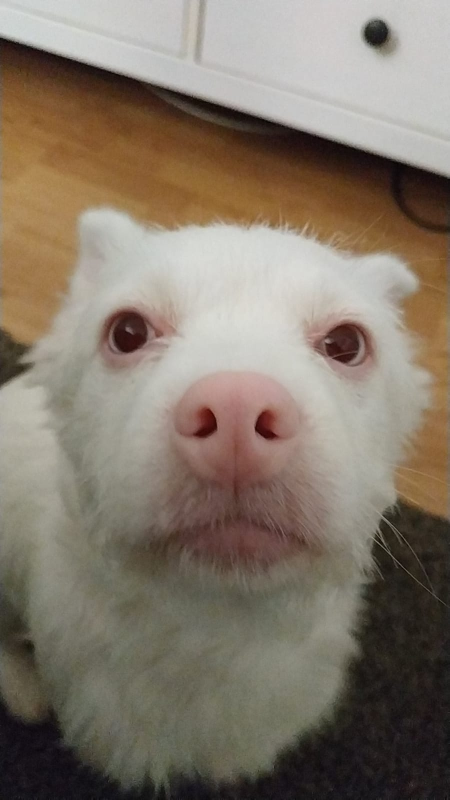
#> input picture capítulo3/La_verdadera_y_única_Reina_de_España.jpeg, 899 x 1599 px (shown at 1/2 size)
$ python BoundingFigures.py 'La_verdadera_y_única_Reina_de_España.jpeg'
#> lines starting #> are read from the running program, lines starting #| are printed output that depends on the picture; after the words box and inside, x2 and y2 are one past the last pixel; in counts of white or black regions, pixels touching at a corner belong together
import numpy as np
import cv2
import sys

from RandomBlobGenerator import generate_blob


#Generates a random complex image made from conics
if len(sys.argv) == 1:
    generate_blob()
    name = "blob.png"
else:
    name = sys.argv[1]

img = cv2.imread(name, cv2.IMREAD_UNCHANGED)
#> img is the input picture: shape (1599, 899, 3); mean B, G, R 106.2, 119.9, 131.4

img = cv2.pyrDown(img)
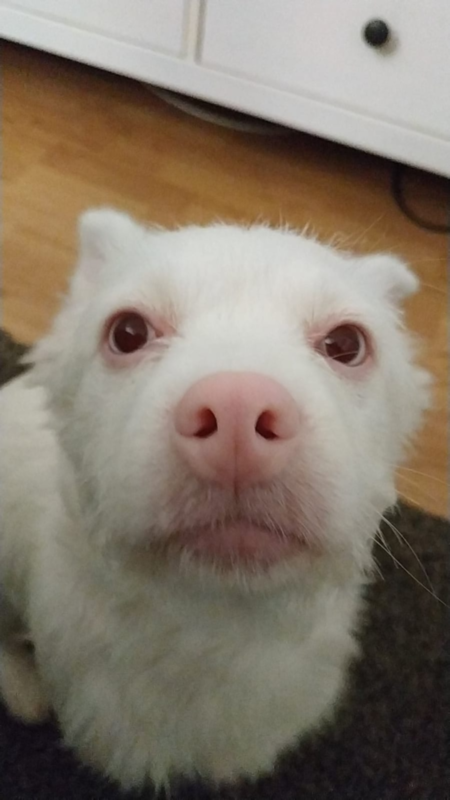
#> img: shape (800, 450, 3); mean B, G, R 106.2, 119.9, 131.4

ret, thresh = cv2.threshold(cv2.cvtColor(img, cv2.COLOR_BGR2GRAY), 127, 255, cv2.THRESH_BINARY)
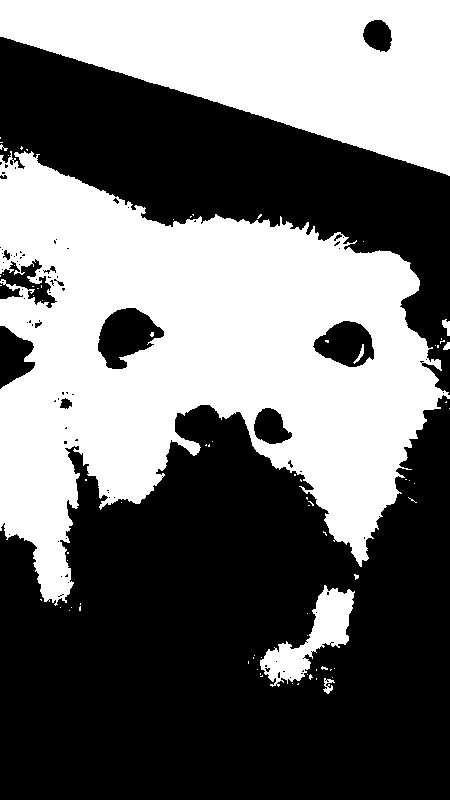
#> thresh: shape (800, 450); 44.2% white; 78 white regions (70 under 20 px)

contours, hier = cv2.findContours(thresh, cv2.RETR_EXTERNAL, cv2.CHAIN_APPROX_SIMPLE)
#> contours = 75 contours, 69 with area under 20; largest, box (x1, y1, x2, y2) and area: (0, 151, 450, 606) 112652, (0, 0, 450, 176) 46974, (260, 585, 355, 687) 3344, (323, 678, 335, 694) 61, (442, 319, 450, 336) 59, (443, 342, 450, 350) 28

for c in contours:
    #find bounding box coordinates
    x, y, w ,h = cv2.boundingRect(c)
    cv2.rectangle(img, (x, y), (x+w, y+h), (255, 255, 0), 2)

    #find minimum area
    rect = cv2.minAreaRect(c)
    box = cv2.boxPoints(rect)
    #normalize coordinates to integers
    box = np.int0(box)
    #draw contours
    cv2.drawContours(img, [box], 0, (0, 0, 255), 3)

    #calculate center and radius of minimum enclosing circle
    (x, y), radius = cv2.minEnclosingCircle(c)
    # cast to int
    center = (int(x), int(y))
    radius = int(radius)
    #draw the circle
    img = cv2.circle(img, center, radius, (0, 255, 255), 2)
#> this loop made 75 passes
#> (w, h, rect, box, radius) on passes 2, 5, 8, 12, 13, 14: (1, 1, ((292, 683), (0, 0), -90), [[292, 683], [292, 683], [292, 683], [292, 683]], 0), (1, 1, ((332, 677), (0, 0), -90), [[332, 677], [332, 677], [332, 677], [332, 677]], 0), (1, 1, ((307, 674), (0, 0), -90), [[307, 674], [307, 674], [307, 674], [307, 674]], 0), (1, 1, ((257, 669), (0, 0), -90), [[257, 669], [257, 669], [257, 669], [257, 669]], 0), (1, 1, ((334, 668), (0, 0), -90), [[334, 668], [334, 668], [334, 668], [334, 668]], 0), (7, 4, ((324, 668.1), (2.85, 6.32), -71.57), [[326, 670], [320, 668], [321, 665], [327, 667]], 3)
#> (c, w, h, rect, box, radius) on passes 4, 9, 10, 11: ([[316, 678], [316, 679]], 1, 2, ((316, 678.5), (1, 0), -90), [[316, 679], [316, 679], [316, 678], [316, 678]], 0), ([[260, 673], [260, 674]], 1, 2, ((260, 673.5), (1, 0), -90), [[260, 674], [260, 674], [260, 673], [260, 673]], 0), ([[330, 669], [330, 670], [331, 669]], 2, 2, ((330.2, 669.3), (1.41, 0.707), -45), [[330, 670], [329, 669], [330, 668], [331, 669]], 0), ([[316, 669], [316, 670]], 1, 2, ((316, 669.5), (1, 0), -90), [[316, 670], [316, 670], [316, 669], [316, 669]], 0)
#> pass 3, `img = cv2.circle(img, center, radius, (0, 255, 255), 2)`:
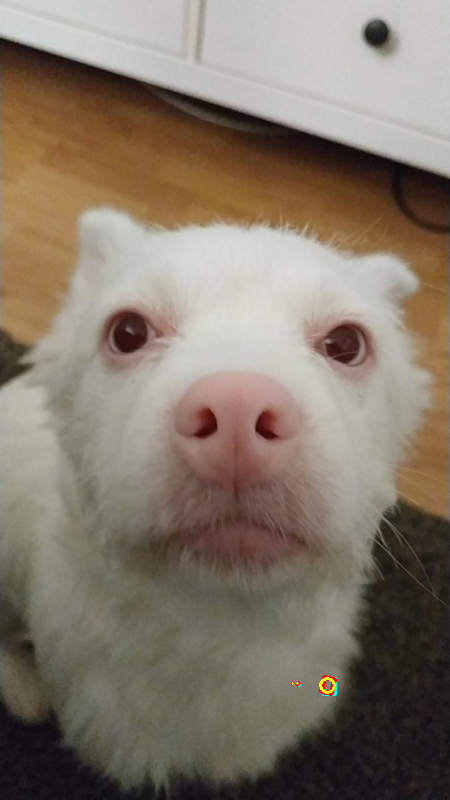
#> img: shape (800, 450, 3); mean B, G, R 106.1, 119.9, 131.5
#> after the loop:
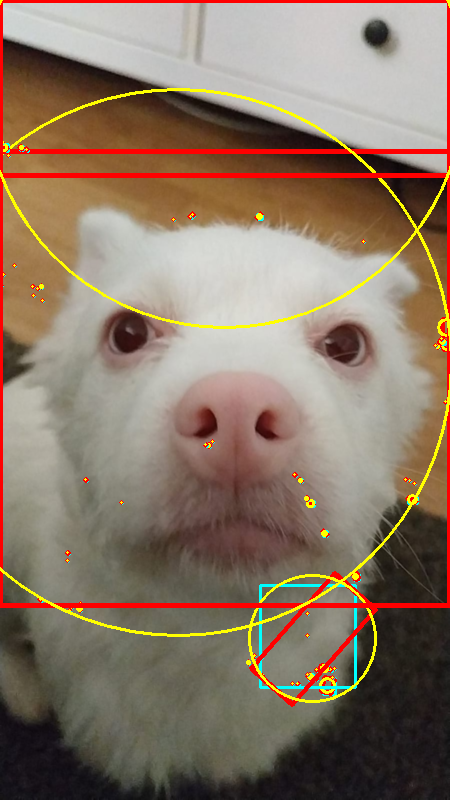
#> img: shape (800, 450, 3); 5.95% of pixels changed, all inside (x1, y1, x2, y2) = (0, 0, 450, 707)

cv2.drawContours(img, contours, -1, (0, 255, 0), 2)
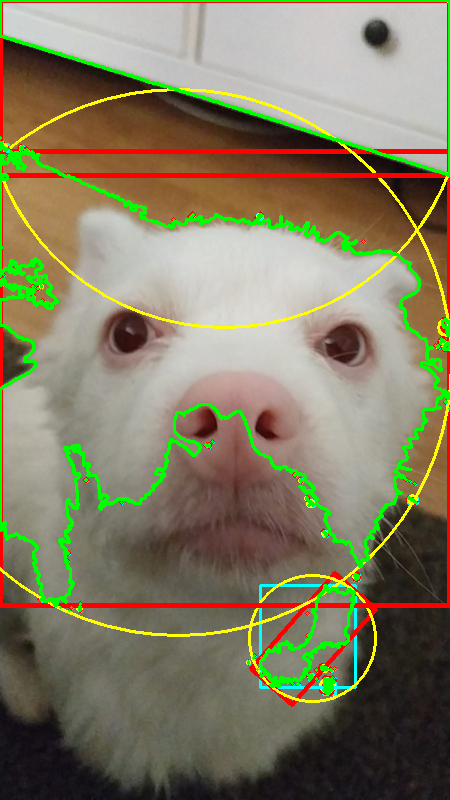
#> img: shape (800, 450, 3); 4.35% of pixels changed, all inside (x1, y1, x2, y2) = (0, 0, 450, 695)


cv2.imshow("Blobby, contours and bounding figures", img)
cv2.waitKey()
cv2.destroyAllWindows()

cv2.imwrite("bound_"+name, img)
